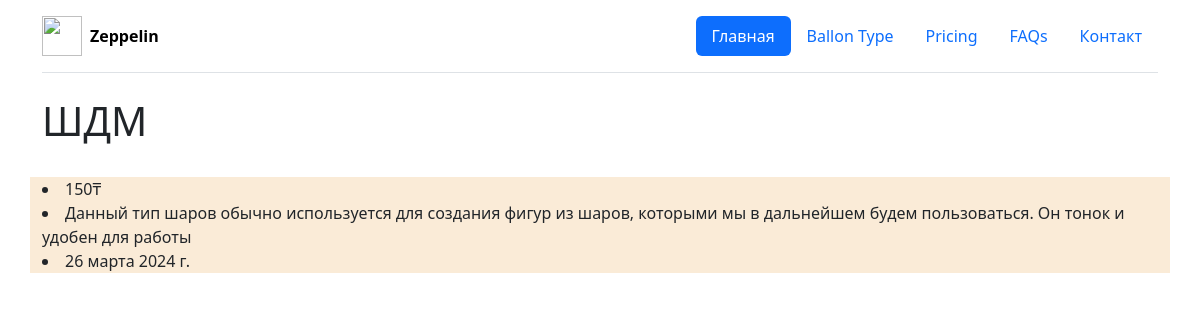
Screenshot of /type-detail/3 with the database file from the repository.
### blog/models.py (models this page shows, shortened)
class BaloonType(models.Model):
    name = models.CharField(
        max_length = 255,
        verbose_name="Название"
    )
    type_price = models.PositiveBigIntegerField(
        default=150,
        verbose_name="Цена типа шарика",
        help_text='Укажите цену для этого типа шарика'
    )
    created_at = models.DateField(
        auto_now_add=True,
        verbose_name = "Дата создания",
        help_text = "Дата и время создания записи"
    )
    description = models.CharField(
        max_length = 700,
        null=True,
        verbose_name="Описание данного типа шариков",
        help_text = "Опишите данный тип шаров"
    )
    class Meta:
        verbose_name="Тип шарика"
        verbose_name_plural = "Тип шариков"
        ordering = ["-created_at"]

### blog/views.py (the view)
# urls.py: path("type-detail/<int:pk>", types_detail, name="type-detail")
def types_detail(request, pk):
    type_ballon = BaloonType.objects.get(id=pk)
    context = {
        'baloon':type_ballon
    }
    return render(request,'type_detail.html', context)

### templates/type_detail.html (shortened to what this page needs)
{% extends 'base.html'%}
{% block content %}
<div class="container">
    <h1>{{baloon.name}}</h1>
    <br>
</div>
<div class="container" style="background-color: antiquewhite;">
    <div class="row mb-3">
        <li>{{baloon.type_price}}₸</li>
       {%if baloon.description %}
        <li>{{baloon.description}}</li>
       {% endif %}
        <li>{{baloon.created_at}}</li>
    </div>
</div>
{% endblock %}

### rows the page displays
BaloonType: name "ШДМ", type_price "150", description "Данный тип шаров обычно используется для создания фигур из шаров, которыми мы в дальнейшем будем пользоваться. Он тонок и удобен для работы", created_at "26 марта 2024 г."
